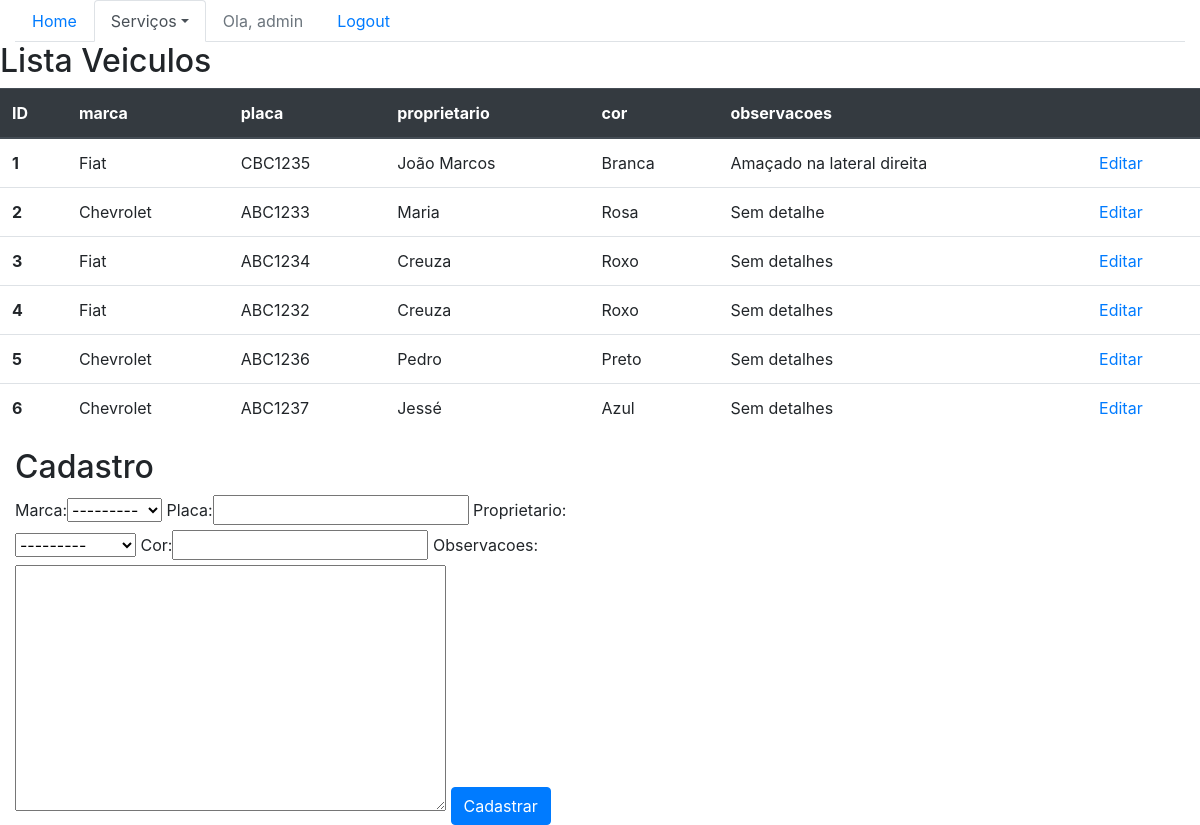
The app's page /sistema/veiculos/ (signed in), older data.
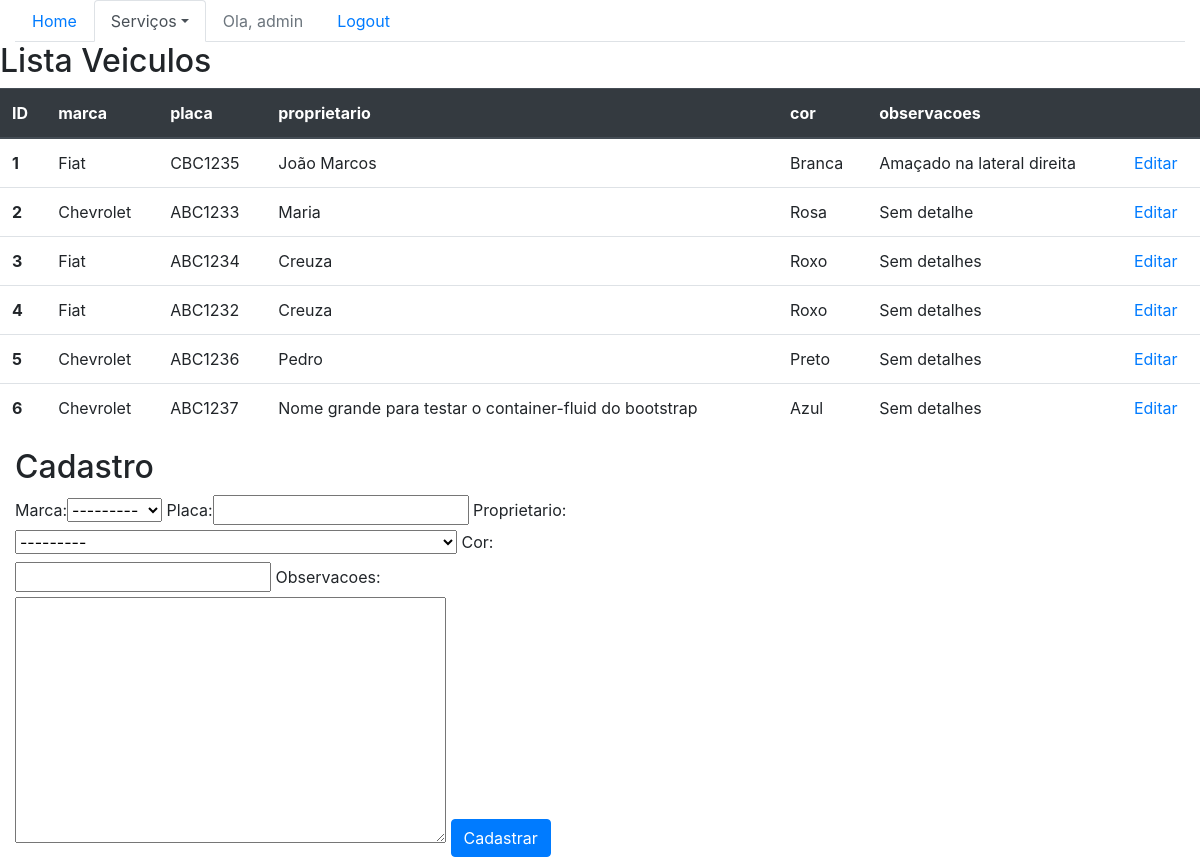
The same page, newer data.
### core/models.py (models this page shows, shortened)
class Veiculo(models.Model):
    marca = models.ForeignKey(Marca, on_delete=models.PROTECT)
    placa = models.CharField(max_length=7)
    proprietario = models.ForeignKey(Pessoa, on_delete=models.PROTECT)
    cor = models.CharField(max_length=15)
    observacoes = models.TextField()

class Pessoa(models.Model):
    nome = models.CharField(max_length=100)
    endereco = models.CharField(max_length=200)
    telefone = models.CharField(max_length=20)
    def __str__(self):
        return self.nome

class Marca(models.Model):
    nome = models.CharField(max_length=50)
    def __str__(self):
        return self.nome

### core/views.py (the view)
@login_required
def lista_veiculos(request):
    veiculos = Veiculo.objects.all()
    form = VeiculoForm()
    data = {'veiculos': veiculos, 'form': form}
    return render(request, 'core/lista_veiculos.html', data)

### core/forms.py
class VeiculoForm(ModelForm):
    class Meta:
        model = Veiculo
        fields = '__all__'

### core/templates/core/lista_veiculos.html (shortened to what this page needs)
{% extends 'base.html' %}
{% load bootstrap %}
{% block menu %}
    <ul class="nav nav-tabs">
        <li class="nav-item">
            <a class="nav-link" href="{% url 'core_home' %}">Home</a>
        </li>
        {% if user.is_authenticated  %}
            <li class="nav-item dropdown">
                <a class="nav-link dropdown-toggle active" data-toggle="dropdown" href="#" role="button" aria-haspopup="true" aria-expanded="false">Serviços</a>
            </li>
            <li class="nav-item">
                <a class="nav-link disabled" href="">Ola, {{ user }}   </a>
            </li>
            <li class="nav-item">
                <a class="nav-link" href=" {% url 'logout' %} ">Logout</a>
            </li>
        {% else %}
            <li class="nav-item">
                <a class="nav-link" href=" {% url 'login' %} ">Login</a>
            </li>
        {% endif %}
    </ul>
{% endblock menu %}
{% block main %}
    <div class="row">
        <table class="table">
            <H2>Lista Veiculos</H2>
            <thead class="thead-dark">
              <tr>
                <th scope="col">ID</th>
                <th scope="col">marca</th>
                <th scope="col">placa</th>
                <th scope="col">proprietario</th>
                <th scope="col">cor</th>
                <th scope="col">observacoes</th>
                <th scope="col"></th>
              </tr>
            </thead>
            <tbody>
            {% for veiculo in veiculos %}
              <tr>
                <th scope="row">{{ veiculo.id }}</th>
                <td>{{ veiculo.marca }}</td>
                <td>{{ veiculo.placa }}</td>
                <td>{{ veiculo.proprietario }}</td>
                <td>{{ veiculo.cor }}</td>
                <td>{{ veiculo.observacoes }}</td>
                <td>
                    <a href="{% url 'core_veiculo_update' veiculo.id %}">Editar</a>
                </td>
              </tr>
            {% endfor %}
            </tbody>
        </table>
        <div class="col-sm-6">
            <H2>Cadastro</H2>
            <form action="{% url 'core_veiculo_novo' %}" method="POST">
                {{ form|bootstrap }}
                <button type="submit" class="btn btn-primary">Cadastrar</button>
            </form>
        </div>
    </div>
{% endblock main %}

Row changes from the older to the newer data that the page shows:
changed through a linked row, Veiculo "ABC1237": proprietario "Jessé" → "Nome grande para testar o container-fluid do bootstrap"
